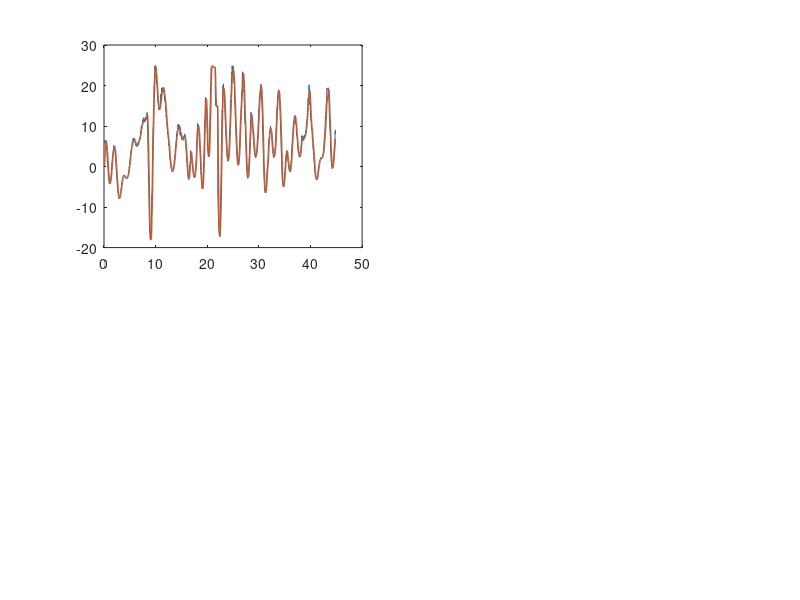

This chart was generated by the following MATLAB code: (Note: this script raises an error after producing the figure.)
clear
clc
close all

load('recording2017_04_20_16_52.mat')

figure

subplot(2,2,1)
plot(time,x)
hold on
plot(time,xFiltered,'LineWidth',1)
hline = refline([0 0]);
hline.LineWidth=2;
xlabel('Time (s)')
title('x (cm)')
legend('raw x', 'filtered x')

subplot(2,2,2)
plot(time,y)
hold on
plot(time,yFiltered,'LineWidth',1)
hline = refline([0 0]);
hline.LineWidth=2;
xlabel('Time (s)')
title('y (cm)')
legend('raw y', 'filtered y')

subplot(2,2,3)
plot(time,z)
hold on
plot(time,zFiltered,'LineWidth',1)
hline = refline([0 40]);
hline.LineWidth=2;
xlabel('Time (s)')
title('z (cm)')
legend('raw z', 'filtered z')

subplot(2,2,4)
plot(time,angle)
hold on
plot(time,angleFiltered,'LineWidth',1)
hline = refline([0 0]);
hline.LineWidth=2;
xlabel('Time (s)')
title('angle (degrees)')
legend('raw angle', 'filtered angle')

figure

subplot(2,2,1)
plot(time,elevator)
xlabel('Time (s)')
title('Aileron command (PPM)')

subplot(2,2,2)
plot(time,aileron)
xlabel('Time (s)')
title('Elevator command (PPM)')

subplot(2,2,3)
plot(time,throttle)
xlabel('Time (s)')
title('Throttle command (PPM)')

subplot(2,2,4)
plot(time,rudder)
xlabel('Time (s)')
title('Rudder command (PPM)')

figure

subplot(2,2,1)
plot(time, xError)
xlabel('Time (s)')
title('x error (cm)')

subplot(2,2,2)
plot(time, yError)
xlabel('Time (s)')
title('y error (cm)')

subplot(2,2,3)
plot(time, zError)
xlabel('Time (s)')
title('z error (cm)')

subplot(2,2,4)
plot(time, angleError)
xlabel('Time (s)')
title('Angle error (cm)')

ecart=[];

for i=1:length(time)-1
    ecart=[ecart time(i+1)-time(i)];
end

mean(ecart)

figure
plot(time(1:end-1),ecart)